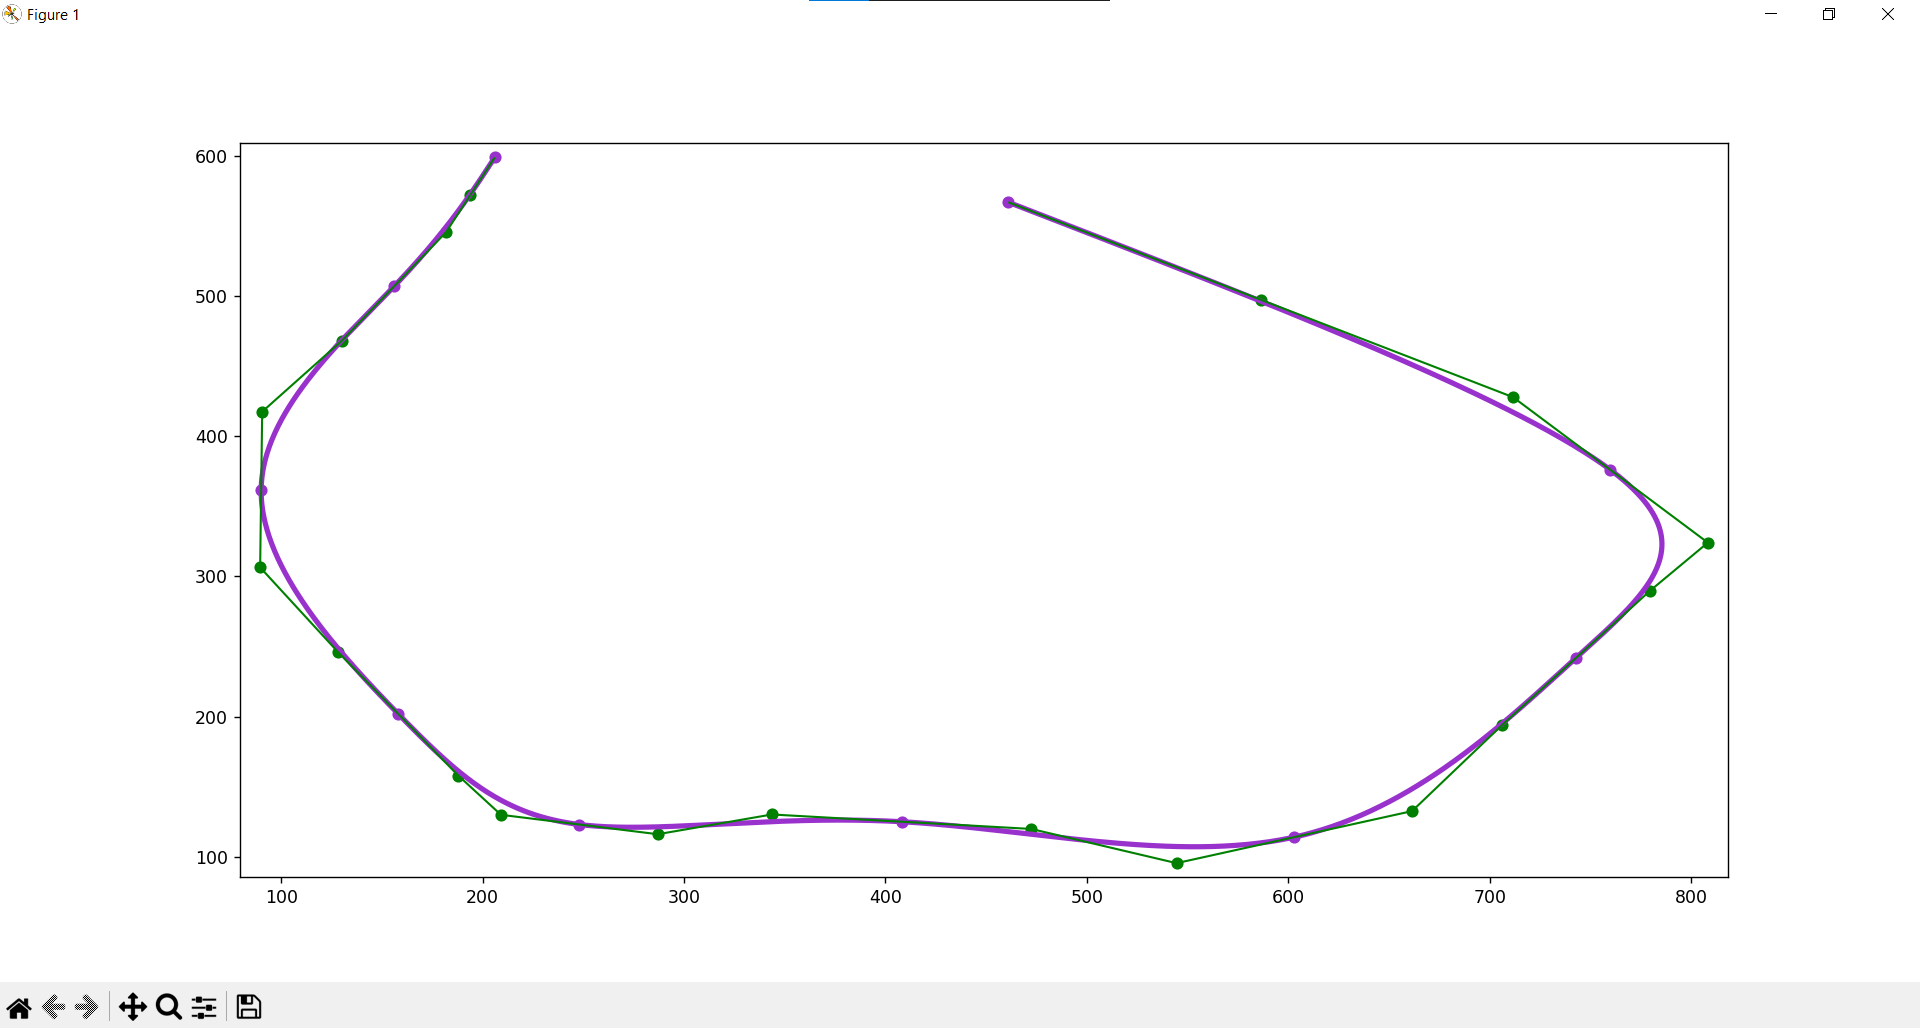

Source code (Python):
import numpy as np
import json
from matplotlib import pyplot as plt
from matplotlib import collections as mc

task_data = json.load(open("21.json"))
points = task_data["curve"]

points_x = []
points_y = []

for p in points:
    points_x.append(p[0])
    points_y.append(p[1])

points_n = len(points_x)
matrix_n = 2 * points_n - 2

matrix = np.zeros((matrix_n, matrix_n))
vector_x = np.zeros(matrix_n)
vector_y = np.zeros(matrix_n)

for i in range(points_n):
    if i == 0:
        matrix[i][i:i+2] = [2, -1]
        vector_x[i] = points_x[i]
        vector_y[i] = points_y[i]
    elif i == (points_n - 1):
        matrix[2*i-1][2*i-2:2*i] = [-1, 2]
        vector_x[2*i-1] = points_x[i]
        vector_y[2*i-1] = points_y[i]
    else:
        matrix[2*i-1][2*i-1:2*i+1] = [1, 1]
        matrix[2*i][2*i-2:2*i+2] = [1, -2, 2, -1]
        vector_x[2*i-1] = 2*points_x[i]
        vector_y[2*i-1] = 2*points_y[i]
        

control_points_x = np.linalg.solve(matrix, vector_x)
control_points_y = np.linalg.solve(matrix, vector_y)

def lerp(a, b, t):
    return a*(1-t)+b*t

def bezier(p0, p1, p2, p3, t):
    return lerp(lerp(lerp(p0, p1, t), lerp(p1, p2, t), t), lerp(lerp(p1, p2, t), lerp(p2, p3, t), t), t)

bezier_x = []
bezier_y = []

for i in range(points_n - 1):
    for t in np.linspace(0, 1, 100, False):
        bezier_x.append(bezier(points_x[i], control_points_x[2*i], control_points_x[2*i+1], points_x[i+1], t))
        bezier_y.append(bezier(points_y[i], control_points_y[2*i], control_points_y[2*i+1], points_y[i+1], t))

minx = min(np.append(bezier_x, control_points_x))-10
miny = min(np.append(bezier_y, control_points_y))-10
maxx = max(np.append(bezier_x, control_points_x))+10
maxy = max(np.append(bezier_y, control_points_y))+10

fig = plt.figure(1)
ax = plt.axes(xlim=(minx, maxx), ylim=(miny, maxy))
bezier_p = ax.plot(bezier_x, bezier_y, color='darkorchid', linewidth=3)

lines = np.empty(0)
for i in range(points_n - 1):
    lines = np.append(lines, [
            points_x[i],             points_y[i],             control_points_x[2*i],   control_points_y[2*i],
            control_points_x[2*i],   control_points_y[2*i],   control_points_x[2*i+1], control_points_y[2*i+1],
            control_points_x[2*i+1], control_points_y[2*i+1], points_x[i+1],           points_y[i+1]
        ])
lines = np.reshape(lines, (lines.size // 4, 2, 2))

print(lines)

lc = mc.LineCollection(lines, colors='green', linewidths=1.2)
ax.add_collection(lc)

ax.scatter(control_points_x, control_points_y, c='green')
ax.scatter(points_x, points_y, c='darkorchid')

plt.show()
